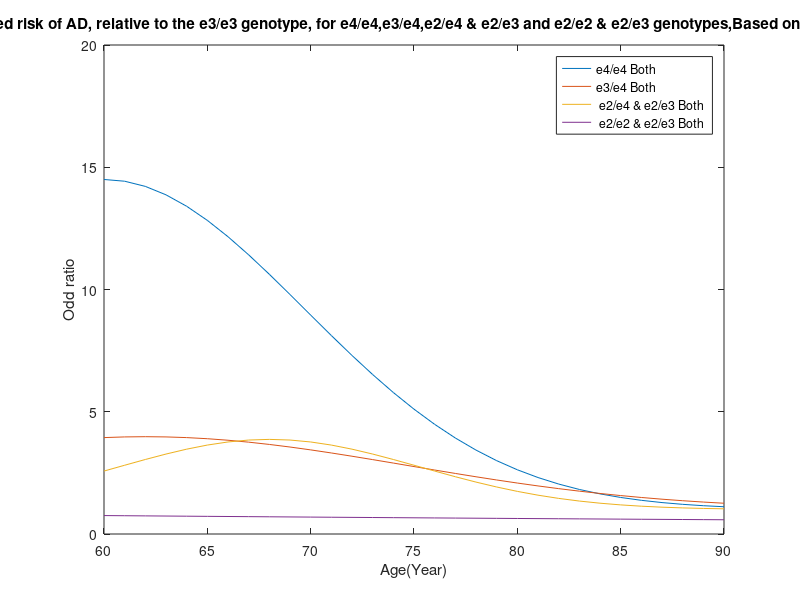

The MATLAB source for this figure:
x = 60 : 90 ;

% e4/e4 both
E1=13.5;
F1=0.00529;
G1=0;
H1=1;
k11=60;
k12=0;


P1 = exp(-F1 .* ((x-k11).^2) - G1.*(x-k12));
fi1= E1 .* P1 + H1;



%e3/e4 both
E2=2.98;
F2=0.00312;
G2=0;
H2=1;
k21=62;
k22=0;


P2 = exp(-F2 .* ((x-k21).^2) - G2.*(x-k22));
fi2= E2 .* P2 + H2;


%e2\e4 Both
E3=2.87;
F3=0.00938;
G3=0;
H3=1;
k31=68;
k32=0;

P3 = exp(-F3 .* ((x-k31).^2) - G3.*(x-k32));
fi3 = E3 .* P3 + H3;



%e2\e2 & e2/e3 Both
E4=0.754;
F4=0;
G4=0.00859;
H4=0;
k41=0;
k42=60;

P4 = exp(-F4 .* ((x-k41).^2) - G4.*(x-k42));
fi4= E4 .* P4 + H4;



plot(x,fi1,x,fi2,x,fi3,x,fi4);
legend('e4/e4 Both ','e3/e4 Both',' e2/e4 & e2/e3 Both',' e2/e2 & e2/e3 Both');
title(' Modelled risk of AD, relative to the e3/e3 genotype, for e4/e4,e3/e4,e2/e4 & e2/e3 and e2/e2 & e2/e3 genotypes,Based on odds ratios');
xlabel('Age(Year)');
ylabel('Odd ratio');
